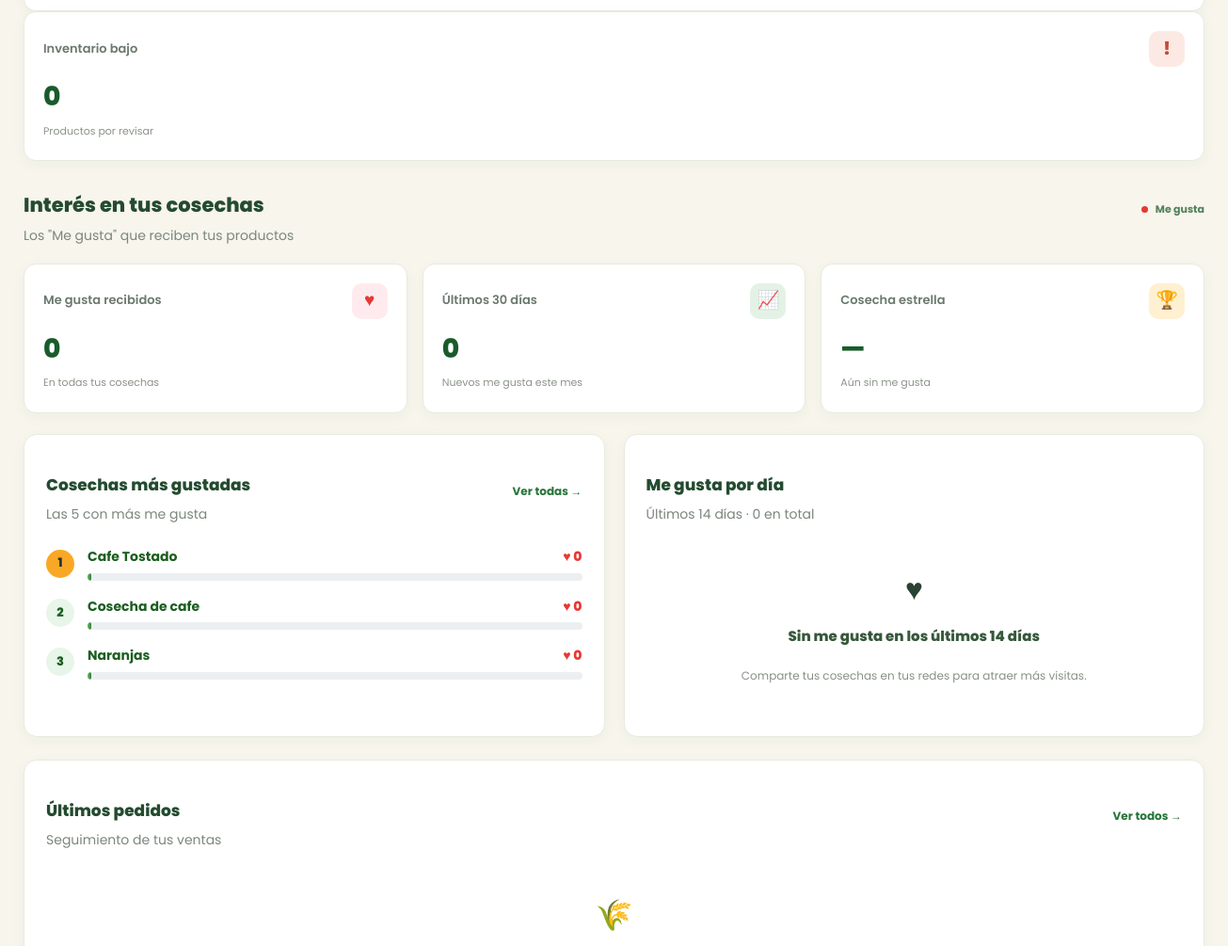
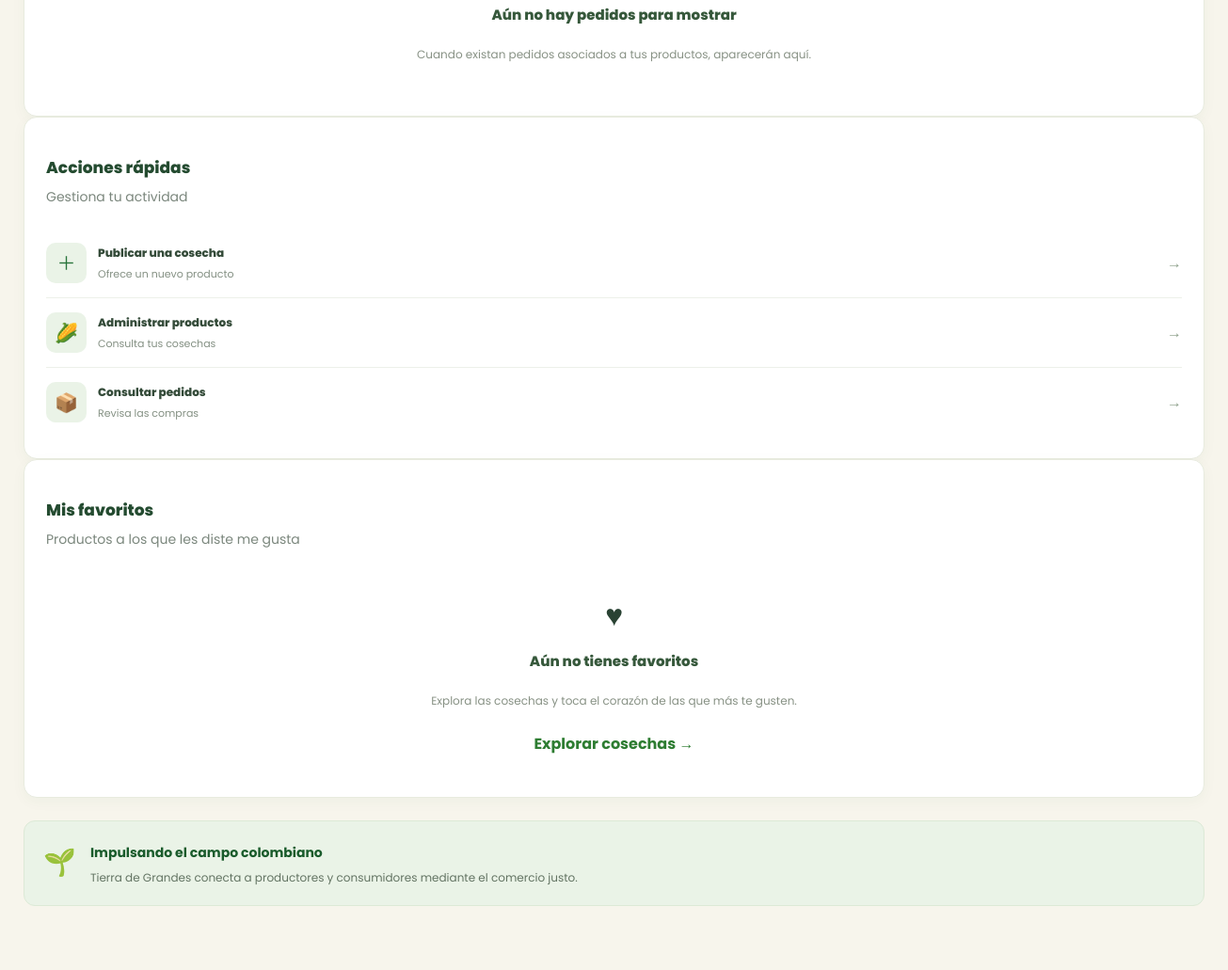
Page /tablero/ (signed in, middle part) on the earlier database version (2 pictures, top to bottom).
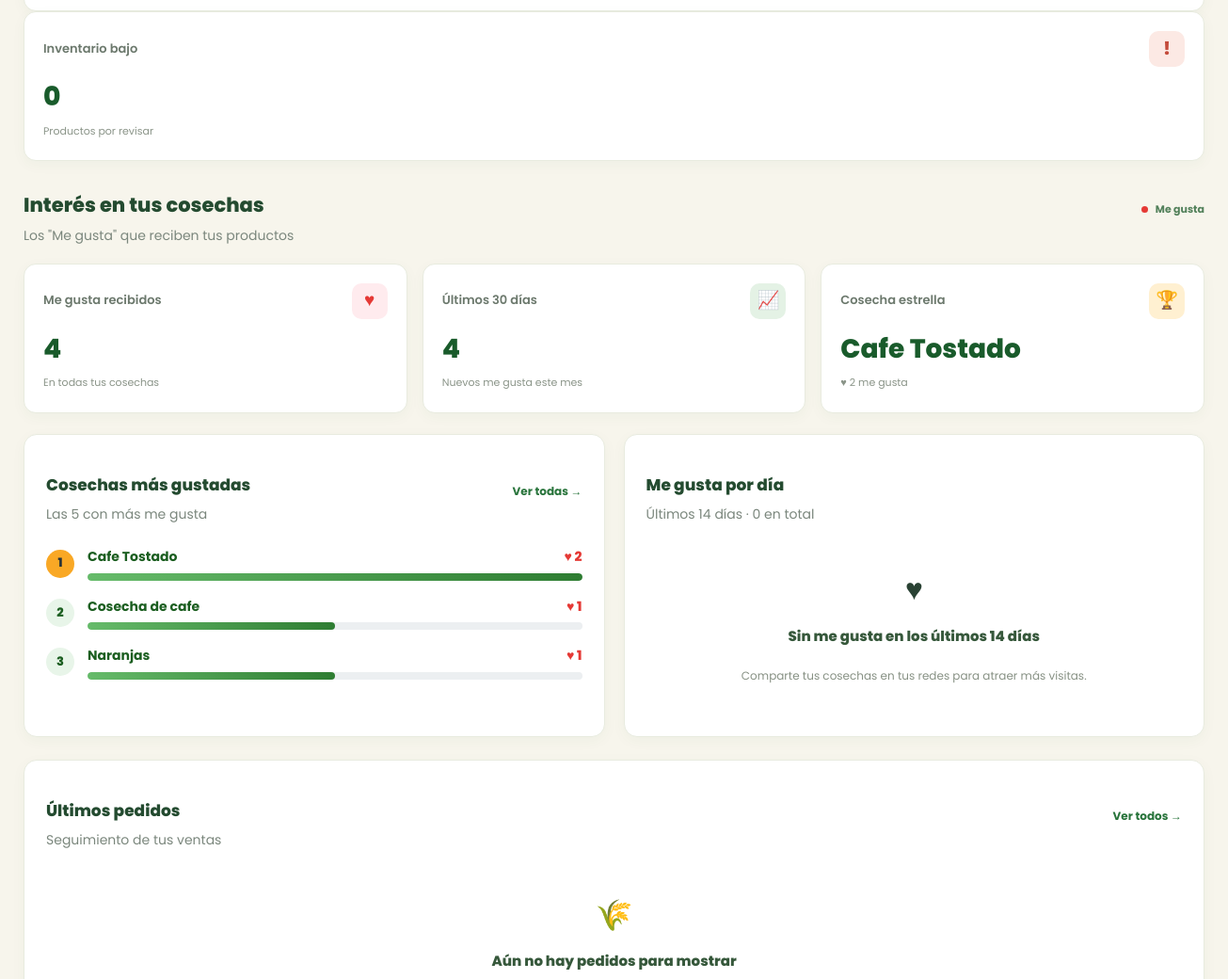
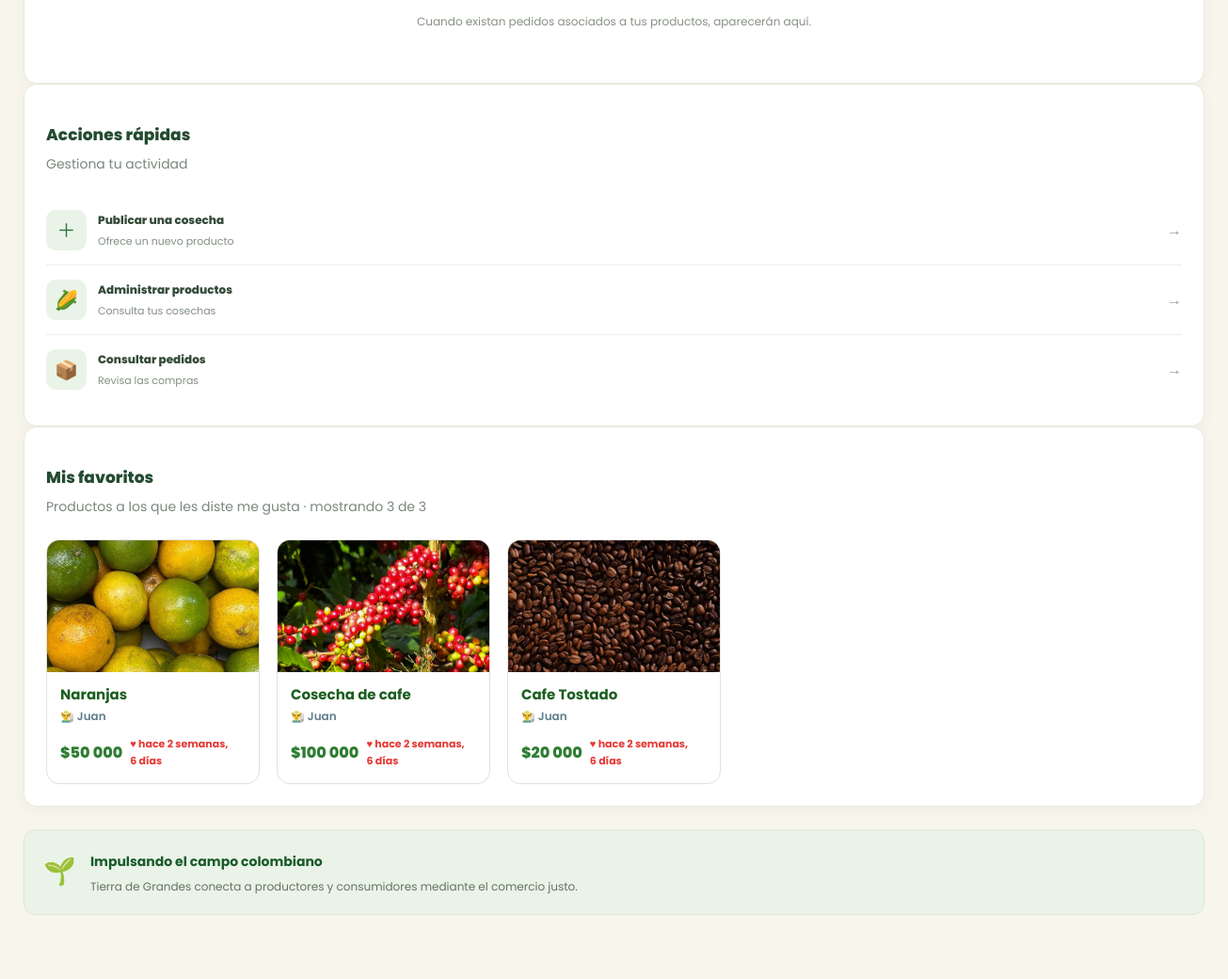
Same page on the later database version (2 pictures, top to bottom).
### productos/models.py (models this page shows, shortened)
class Producto(models.Model):
    user = models.ForeignKey(Cuentas, on_delete=models.CASCADE, related_name='product')
    nombre = models.CharField(max_length=50)
    slug = AutoSlugField(populate_from='nombre')
    precio = models.FloatField()
    unidad_precio = models.CharField(max_length=10, choices=UNIDADES_PRECIO, default="kg")
    producto_sipsa = models.CharField(
        max_length=100, blank=True,
        help_text="Producto equivalente en el SIPSA, si tiene precio de referencia",
    )
    Informacion_de_produccion = models.CharField(max_length=100)
    image = models.ImageField()
    stock = models.IntegerField()
    timestamp = models.DateTimeField(default=timezone.now)
    descripcion = models.TextField()
    categoria = models.ForeignKey(Categoria, on_delete=models.CASCADE, related_name='productoscat')
    destacado = models.BooleanField(default=True)
    activo = models.BooleanField(default=True)
    fecha_creacion = models.DateTimeField(auto_now_add=True)
    modificacion_date = models.DateTimeField(auto_now=True)
    def get_url(self):
        return reverse('detalleproducto', args=[self.categoria.slug, self.slug])
    class Meta:
        verbose_name = 'Producto'
        verbose_name_plural = 'Productos'
        ordering = ['-id']

class Like(models.Model):
    user = models.ForeignKey(
        settings.AUTH_USER_MODEL,
        on_delete=models.CASCADE,
        related_name="likes",
    )
    producto = models.ForeignKey(
        Producto,
        on_delete=models.CASCADE,
        related_name="likes",
    )
    fecha = models.DateTimeField(auto_now_add=True)
    class Meta:
        constraints = [
            models.UniqueConstraint(fields=["user", "producto"], name="unique_like_user_producto"),
        ]

### cuentas/models.py (models this page shows, shortened)
class Cuentas (AbstractBaseUser):
    nombres = models.CharField(max_length=50)
    apellidos = models.CharField(max_length=50)
    nombreusuario = models.CharField(max_length=50, unique=True)
    email = models.CharField(max_length=100, unique=True)
    numero_telefono = models.CharField(max_length=50)
    date_joined = models.DateTimeField(auto_now_add=True)
    last_login = models.DateTimeField(auto_now_add=True)
    is_admin = models.BooleanField(default=False)
    is_staff = models.BooleanField(default=False)
    is_active = models.BooleanField(default=False)
    is_superadmin = models.BooleanField(default=False)
    USERNAME_FIELD = 'email'
    REQUIRED_FIELDS = ['nombreusuario', 'nombres', 'apellidos']
    objects = CuentaAdd()
    def full_nombre(self):
        return f'{self.nombres} {self.apellidos}'

### cuentas/views.py (the view)
@login_required
def tablero(request):
    likes_recibidos = Like.objects.filter(producto__user=request.user)
    total_likes_recibidos = likes_recibidos.count()
    hoy = timezone.localdate()
    hace_30_dias = timezone.now() - timedelta(days=30)
    likes_30_dias = likes_recibidos.filter(fecha__gte=hace_30_dias).count()
    top_productos = list(
        Producto.objects.filter(user=request.user)
        .annotate(total_likes=Count("likes"))
        .order_by("-total_likes", "nombre")[:5]
    )
    maximo_likes = top_productos[0].total_likes if top_productos else 0
    for p in top_productos:
        p.pct = round(p.total_likes * 100 / maximo_likes) if maximo_likes else 0
    producto_estrella = top_productos[0] if maximo_likes > 0 else None
    inicio = hoy - timedelta(days=13)
    por_dia = (
        likes_recibidos
        .filter(fecha__date__gte=inicio)
        .annotate(dia=TruncDate("fecha"))
        .values("dia")
        .annotate(total=Count("id"))
    )
    conteo = {fila["dia"]: fila["total"] for fila in por_dia}
    likes_por_dia = [
        {"fecha": inicio + timedelta(days=i), "total": conteo.get(inicio + timedelta(days=i), 0)}
        for i in range(14)
    ]
    maximo_dia = max((d["total"] for d in likes_por_dia), default=0)
    for d in likes_por_dia:
        d["pct"] = round(d["total"] * 100 / maximo_dia) if maximo_dia else 0
    likes_14_dias = sum(d["total"] for d in likes_por_dia)
    mis_likes_qs = (
        Like.objects.filter(user=request.user)
        .select_related("producto", "producto__user")
        .order_by("-fecha")
    )
    total_mis_likes = mis_likes_qs.count()
    mis_likes = list(mis_likes_qs[:8])
    context = {
        "total_likes_recibidos": total_likes_recibidos,
        "likes_30_dias": likes_30_dias,
        "top_productos": top_productos,
        "producto_estrella": producto_estrella,
        "likes_por_dia": likes_por_dia,
        "likes_14_dias": likes_14_dias,
        "mis_likes": mis_likes,
        "total_mis_likes": total_mis_likes,
    }
    return render(request, "registracion/dashboard_usuario.html", context)   # usa el nombre real de tu plantilla

### categorias/context_processors.py (called while the page is built)
def menu_links(request):
    links = Categoria.objects.all()
    return dict(links=links)

### categorias/models.py (called while the page is built)
    def get_url(self):
        return reverse('productos_categoria', args=[self.slug])

### tiera_de_grandes/templates/registracion/dashboard_usuario.html (shortened to what the changed rows need)
{% extends 'index.html' %}
{% load static %}
{% load humanize %}
{% block extra_css %}
    <link rel="stylesheet" href="{% static 'css/dashboard-bi.css' %}">
    <link rel="stylesheet" href="{% static 'css/dashboard_likes.css' %}">
{% endblock extra_css %}
{% block content %}
<section class="bi-dashboard">
    <div class="container-fluid bi-container">
        <div class="row">
            <main class="col-lg-9 col-xl-10">
                <div class="bi-section-heading" id="estadisticas">
                    <div>
                        <h2>Interés en tus cosechas</h2>
                    </div>
                </div>
                <div class="bi-like-kpis">
                    <article class="bi-kpi-card">
                        <div class="bi-kpi-top">
                            <span>Me gusta recibidos</span>
                            <div class="bi-kpi-icon bi-icon-heart">♥</div>
                        </div>
                        <strong>{{ total_likes_recibidos|default:0|intcomma }}</strong>
                        <small>En todas tus cosechas</small>
                    </article>
                    <article class="bi-kpi-card">
                        <div class="bi-kpi-top">
                            <span>Últimos 30 días</span>
                            <div class="bi-kpi-icon green">📈</div>
                        </div>
                        <strong>{{ likes_30_dias|default:0|intcomma }}</strong>
                        <small>Nuevos me gusta este mes</small>
                    </article>
                    <article class="bi-kpi-card">
                        <div class="bi-kpi-top">
                            <span>Cosecha estrella</span>
                            <div class="bi-kpi-icon orange">🏆</div>
                        </div>
                        {% if producto_estrella %}
                            <strong class="bi-kpi-text" title="{{ producto_estrella.nombre }}">{{ producto_estrella.nombre|truncatechars:22 }}</strong>
                            <small>♥ {{ producto_estrella.total_likes }} me gusta</small>
                        {% else %}
                            <strong class="bi-kpi-text">—</strong>
                            <small>Aún sin me gusta</small>
                        {% endif %}
                    </article>
                </div>
                <div class="bi-likes-grid">
                    <section class="bi-panel">
                        {% if top_productos %}
                            <ol class="bi-rank">
                                {% for p in top_productos %}
                                    <li class="bi-rank-item">
                                        <span class="bi-rank-pos">{{ forloop.counter }}</span>
                                        <div class="bi-rank-body">
                                            <div class="bi-rank-top">
                                                <a href="{{ p.get_url }}">{{ p.nombre }}</a>
                                                <strong>♥ {{ p.total_likes }}</strong>
                                            </div>
                                            <div class="bi-rank-track" aria-hidden="true">
                                                <div class="bi-rank-bar" style="width: {{ p.pct }}%"></div>
                                            </div>
                                        </div>
                                    </li>
                                {% endfor %}
                            </ol>
                        {% else %}
                            <div class="bi-empty">
                                <span>🌾</span>
                                <h4>Aún no tienes cosechas</h4>
                                <p>Publica tu primera cosecha para empezar a recibir me gusta.</p>
                            </div>
                        {% endif %}
                    </section>
                </div>
                <section class="bi-panel bi-favorites" id="mis-favoritos">
                    <div class="bi-panel-heading">
                        <div>
                            <h3>Mis favoritos</h3>
                            <p>
                                Productos a los que les diste me gusta
                                {% if total_mis_likes %}
                                    · mostrando {{ mis_likes|length }} de {{ total_mis_likes }}
                                {% endif %}
                            </p>
                        </div>
                    </div>
                    {% if mis_likes %}
                        <div class="bi-fav-grid">
                            {% for fav in mis_likes %}
                                <article class="bi-fav-card">
                                    <a href="{{ fav.producto.get_url }}" class="bi-fav-image">
                                        {% if fav.producto.image %}
                                            <img src="{{ fav.producto.image.url }}"
                                                 alt="{{ fav.producto.nombre }}"
                                                 loading="lazy"
                                                 onerror="this.onerror=null;this.src='{% static 'images/image_5.jpg' %}'">
                                        {% else %}
                                            <img src="{% static 'images/image_5.jpg' %}"
                                                 alt="Imagen no disponible"
                                                 loading="lazy">
                                        {% endif %}
                                    </a>
                                    <div class="bi-fav-info">
                                        <h4>
                                            <a href="{{ fav.producto.get_url }}">{{ fav.producto.nombre }}</a>
                                        </h4>
                                        <p class="bi-fav-producer">
                                            <span aria-hidden="true">👨‍🌾</span>
                                            {{ fav.producto.user.nombres|title }}
                                        </p>
                                        <div class="bi-fav-bottom">
                                            <strong>${{ fav.producto.precio|stringformat:".0f"|intcomma }}</strong>
                                            <time datetime="{{ fav.fecha|date:'c' }}">
                                                <span aria-hidden="true">♥</span> {{ fav.fecha|naturaltime }}
                                            </time>
                                        </div>
                                    </div>
                                </article>
                            {% endfor %}
                        </div>
                    {% else %}
                        <div class="bi-empty">
                            <span>♥</span>
                            <h4>Aún no tienes favoritos</h4>
                            <p>
                                Explora las cosechas y toca el corazón de las que más te gusten.
                            </p>
                            <a href="{% url 'verproducto' %}" class="bi-empty-link">Explorar cosechas →</a>
                        </div>
                    {% endif %}
                </section>
            </main>
        </div>
    </div>
</section>
{% endblock content %}

Differences in the rows shown:
shown differently, row unchanged: Producto "Cafe Tostado": nombre (not shown) → "Cafe Tostado"; total_likes (not shown) → "2"; total_likes "0" → "2"; {{ p.pct }} 0 → 100 (drawn)
computed for Producto "Cosecha de cafe": total_likes "0" → "1"; {{ p.pct }} 0 → 50 (drawn)
computed for Producto "Naranjas": total_likes "0" → "1"; {{ p.pct }} 0 → 50 (drawn)
added Like: producto.image (picture), producto.nombre "Naranjas", producto.user.nombres "Juan", producto.precio "50 000", fecha "hace 2 semanas, 6 días"
added Like: producto.image (picture), producto.nombre "Cosecha de cafe", producto.user.nombres "Juan", producto.precio "100 000", fecha "hace 2 semanas, 6 días"
added Like: producto.image (picture), producto.nombre "Cafe Tostado", producto.user.nombres "Juan", producto.precio "20 000", fecha "hace 2 semanas, 6 días"
Other differences:
{{ total_likes_recibidos|default:0|intcomma }}: "0" → "4"
{{ likes_30_dias|default:0|intcomma }}: "0" → "4"
{{ mis_likes|length }}: (not shown) → "3"
{{ total_mis_likes }}: (not shown) → "3"
text no longer shown: "— Aún sin me gusta Aún no tienes favoritos Explora las cosechas y toca el corazón de las que más te gusten. Explorar cosechas →"
text now shown: "me gusta · mostrando de"
